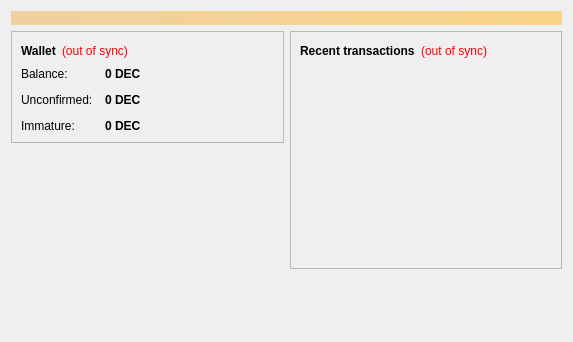
<?xml version="1.0" encoding="UTF-8"?>
<ui version="4.0">
 <class>OverviewPage</class>
 <widget class="QWidget" name="OverviewPage">
  <property name="geometry">
   <rect>
    <x>0</x>
    <y>0</y>
    <width>573</width>
    <height>342</height>
   </rect>
  </property>
  <property name="windowTitle">
   <string>Form</string>
  </property>
  <layout class="QVBoxLayout" name="topLayout">
   <item>
    <widget class="QLabel" name="labelAlerts">
     <property name="visible">
      <bool>false</bool>
     </property>
     <property name="styleSheet">
      <string notr="true">background-color: qlineargradient(x1: 0, y1: 0, x2: 1, y2: 0, stop:0 #F0D0A0, stop:1 #F8D488); color:#000000;</string>
     </property>
     <property name="wordWrap">
      <bool>true</bool>
     </property>
     <property name="margin">
      <number>3</number>
     </property>
    </widget>
   </item>
   <item>
    <layout class="QHBoxLayout" name="horizontalLayout" stretch="1,1">
     <item>
      <layout class="QVBoxLayout" name="verticalLayout_2">
       <item>
        <widget class="QFrame" name="frame">
         <property name="frameShape">
          <enum>QFrame::StyledPanel</enum>
         </property>
         <property name="frameShadow">
          <enum>QFrame::Raised</enum>
         </property>
         <layout class="QVBoxLayout" name="verticalLayout_4">
          <item>
           <layout class="QHBoxLayout" name="horizontalLayout_4">
            <item>
             <widget class="QLabel" name="label_5">
              <property name="font">
               <font>
                <weight>75</weight>
                <bold>true</bold>
               </font>
              </property>
              <property name="text">
               <string>Wallet</string>
              </property>
             </widget>
            </item>
            <item>
             <widget class="QLabel" name="labelWalletStatus">
              <property name="toolTip">
               <string>The displayed information may be out of date. Your wallet automatically synchronizes with the Bitcoin network after a connection is established, but this process has not completed yet.</string>
              </property>
              <property name="styleSheet">
               <string notr="true">QLabel { color: red; }</string>
              </property>
              <property name="text">
               <string notr="true">(out of sync)</string>
              </property>
              <property name="alignment">
               <set>Qt::AlignLeading|Qt::AlignLeft|Qt::AlignVCenter</set>
              </property>
             </widget>
            </item>
            <item>
             <spacer name="horizontalSpacer_2">
              <property name="orientation">
               <enum>Qt::Horizontal</enum>
              </property>
              <property name="sizeHint" stdset="0">
               <size>
                <width>40</width>
                <height>20</height>
               </size>
              </property>
             </spacer>
            </item>
           </layout>
          </item>
          <item>
           <layout class="QFormLayout" name="formLayout_2">
            <property name="fieldGrowthPolicy">
             <enum>QFormLayout::AllNonFixedFieldsGrow</enum>
            </property>
            <property name="horizontalSpacing">
             <number>12</number>
            </property>
            <property name="verticalSpacing">
             <number>12</number>
            </property>
            <item row="0" column="0">
             <widget class="QLabel" name="label">
              <property name="text">
               <string>Balance:</string>
              </property>
             </widget>
            </item>
            <item row="0" column="1">
             <widget class="QLabel" name="labelBalance">
              <property name="font">
               <font>
                <weight>75</weight>
                <bold>true</bold>
               </font>
              </property>
              <property name="cursor">
               <cursorShape>IBeamCursor</cursorShape>
              </property>
              <property name="toolTip">
               <string>Your current balance</string>
              </property>
              <property name="text">
               <string notr="true">0 DEC</string>
              </property>
              <property name="textInteractionFlags">
               <set>Qt::LinksAccessibleByMouse|Qt::TextSelectableByKeyboard|Qt::TextSelectableByMouse</set>
              </property>
             </widget>
            </item>
            <item row="1" column="0">
             <widget class="QLabel" name="label_3">
              <property name="text">
               <string>Unconfirmed:</string>
              </property>
             </widget>
            </item>
            <item row="1" column="1">
             <widget class="QLabel" name="labelUnconfirmed">
              <property name="font">
               <font>
                <weight>75</weight>
                <bold>true</bold>
               </font>
              </property>
              <property name="cursor">
               <cursorShape>IBeamCursor</cursorShape>
              </property>
              <property name="toolTip">
               <string>Total of transactions that have yet to be confirmed, and do not yet count toward the current balance</string>
              </property>
              <property name="text">
               <string notr="true">0 DEC</string>
              </property>
              <property name="textInteractionFlags">
               <set>Qt::LinksAccessibleByMouse|Qt::TextSelectableByKeyboard|Qt::TextSelectableByMouse</set>
              </property>
             </widget>
            </item>
            <item row="2" column="0">
             <widget class="QLabel" name="labelImmatureText">
              <property name="text">
               <string>Immature:</string>
              </property>
             </widget>
            </item>
            <item row="2" column="1">
             <widget class="QLabel" name="labelImmature">
              <property name="font">
               <font>
                <weight>75</weight>
                <bold>true</bold>
               </font>
              </property>
              <property name="toolTip">
               <string>Mined balance that has not yet matured</string>
              </property>
              <property name="text">
               <string notr="true">0 DEC</string>
              </property>
              <property name="textInteractionFlags">
               <set>Qt::LinksAccessibleByMouse|Qt::TextSelectableByKeyboard|Qt::TextSelectableByMouse</set>
              </property>
             </widget>
            </item>
           </layout>
          </item>
         </layout>
        </widget>
       </item>
       <item>
        <spacer name="verticalSpacer">
         <property name="orientation">
          <enum>Qt::Vertical</enum>
         </property>
         <property name="sizeHint" stdset="0">
          <size>
           <width>20</width>
           <height>40</height>
          </size>
         </property>
        </spacer>
       </item>
      </layout>
     </item>
     <item>
      <layout class="QVBoxLayout" name="verticalLayout_3">
       <item>
        <widget class="QFrame" name="frame_2">
         <property name="frameShape">
          <enum>QFrame::StyledPanel</enum>
         </property>
         <property name="frameShadow">
          <enum>QFrame::Raised</enum>
         </property>
         <layout class="QVBoxLayout" name="verticalLayout">
          <item>
           <layout class="QHBoxLayout" name="horizontalLayout_2">
            <item>
             <widget class="QLabel" name="label_4">
              <property name="text">
               <string>&lt;b&gt;Recent transactions&lt;/b&gt;</string>
              </property>
             </widget>
            </item>
            <item>
             <widget class="QLabel" name="labelTransactionsStatus">
              <property name="toolTip">
               <string>The displayed information may be out of date. Your wallet automatically synchronizes with the Bitcoin network after a connection is established, but this process has not completed yet.</string>
              </property>
              <property name="styleSheet">
               <string notr="true">QLabel { color: red; }</string>
              </property>
              <property name="text">
               <string notr="true">(out of sync)</string>
              </property>
              <property name="alignment">
               <set>Qt::AlignRight|Qt::AlignTrailing|Qt::AlignVCenter</set>
              </property>
             </widget>
            </item>
            <item>
             <spacer name="horizontalSpacer">
              <property name="orientation">
               <enum>Qt::Horizontal</enum>
              </property>
              <property name="sizeHint" stdset="0">
               <size>
                <width>40</width>
                <height>20</height>
               </size>
              </property>
             </spacer>
            </item>
           </layout>
          </item>
          <item>
           <widget class="QListView" name="listTransactions">
            <property name="styleSheet">
             <string notr="true">QListView { background: transparent; }</string>
            </property>
            <property name="frameShape">
             <enum>QFrame::NoFrame</enum>
            </property>
            <property name="verticalScrollBarPolicy">
             <enum>Qt::ScrollBarAlwaysOff</enum>
            </property>
            <property name="horizontalScrollBarPolicy">
             <enum>Qt::ScrollBarAlwaysOff</enum>
            </property>
            <property name="selectionMode">
             <enum>QAbstractItemView::NoSelection</enum>
            </property>
           </widget>
          </item>
         </layout>
        </widget>
       </item>
       <item>
        <spacer name="verticalSpacer_2">
         <property name="orientation">
          <enum>Qt::Vertical</enum>
         </property>
         <property name="sizeHint" stdset="0">
          <size>
           <width>20</width>
           <height>40</height>
          </size>
         </property>
        </spacer>
       </item>
      </layout>
     </item>
    </layout>
   </item>
  </layout>
 </widget>
 <resources/>
 <connections/>
</ui>
